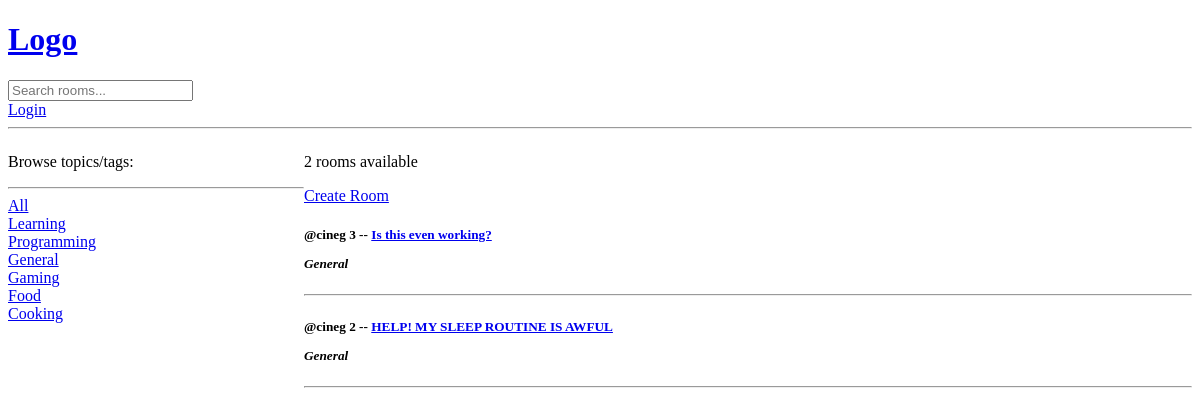
The app's page /, older data.
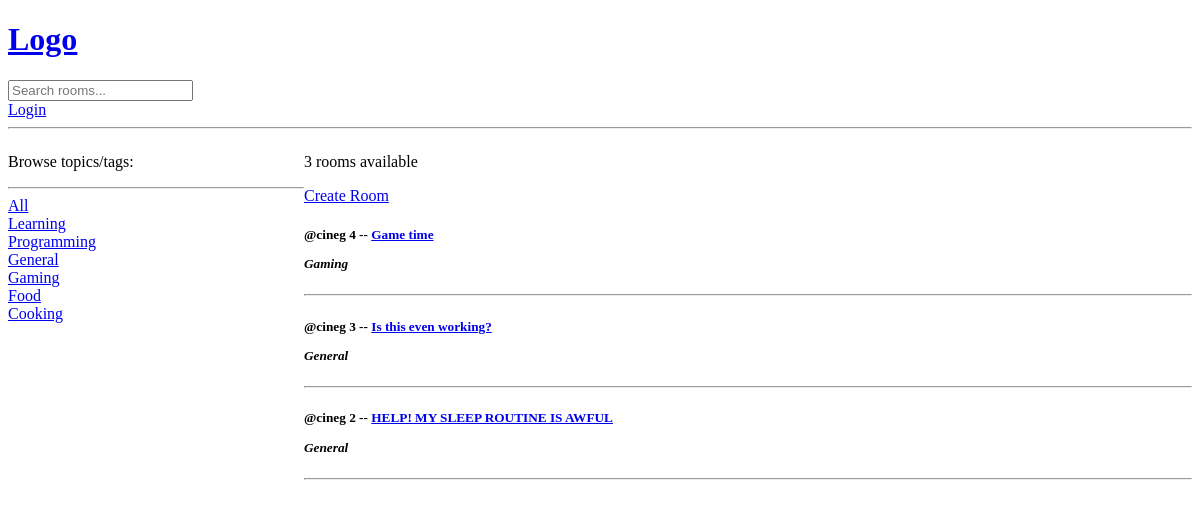
The same page, newer data.
### base/models.py (models this page shows, shortened)
class Topic(models.Model):
    name = models.CharField(max_length=200)

class Room(models.Model):
    host = models.ForeignKey(User, on_delete=models.SET_NULL, null=True)
    topic = models.ForeignKey(Topic, on_delete=models.SET_NULL, null=True)
    name = models.CharField(max_length=200)
    description = models.TextField(null=True, blank=True)
    updated = models.DateTimeField(auto_now=True)
    created = models.DateTimeField(auto_now_add=True)
    class Meta:
        ordering: list[str] = ["-updated", "-created"]

### base/views.py (the view)
# urls.py: path("", views.home, name="home"),
def home(request: HttpRequest) -> HttpResponse:
    q: str | None = request.GET.get("q")
    if q == None:
        q = ""
    rooms: BaseManager[Room] = Room.objects.filter(
        Q(topic__name__icontains=q) | Q(name__icontains=q) | Q(description__icontains=q)
    )
    topics: BaseManager[Topic] = Topic.objects.all()
    rooms_count: int = rooms.count()
    context: dict = {"rooms": rooms, "topics": topics, "rooms_count": rooms_count}
    return render(request, "base/home.html", context)

### base/templates/base/home.html (shortened to what this page needs)
{% extends "main.html" %}
{% block content %}
    <main>
        <aside>
            <p>Browse topics/tags:</p>
            <hr />
            <div>
                <a href={% url "home" %}>All</a>
            </div>
            {% for topic in topics %}
                <div>
                    <a href={% url "home" %}?q={{ topic.name }}> {{ topic.name }} </a>
                </div>
            {% endfor %}
        </aside>
        <section class="chatrooms">
            <p>{{ rooms_count }} rooms available</p>
            <a href="{% url 'create-room' %}">Create Room</a>
            {% for room in rooms %}
                <article>
                    <h5>
                        <span>@{{ room.host.username }}</span>
                        {{ room.id }} --
                        <a href="{% url 'room' room.id %}">{{ room.name }}</a>
                        <p>
                            <i>{{ room.topic.name }}</i>
                        </p>
                    </h5>
                    <hr />
                {% endfor %}
            </article>
        </section>
    </main>
{% endblock content %}

Row changes from the older to the newer data that the page shows:
added Room: host.username "cineg", id "4", name "Game time", topic.name "Gaming"
Text that changed along with them:
{{ rooms_count }}: "2" → "3"
